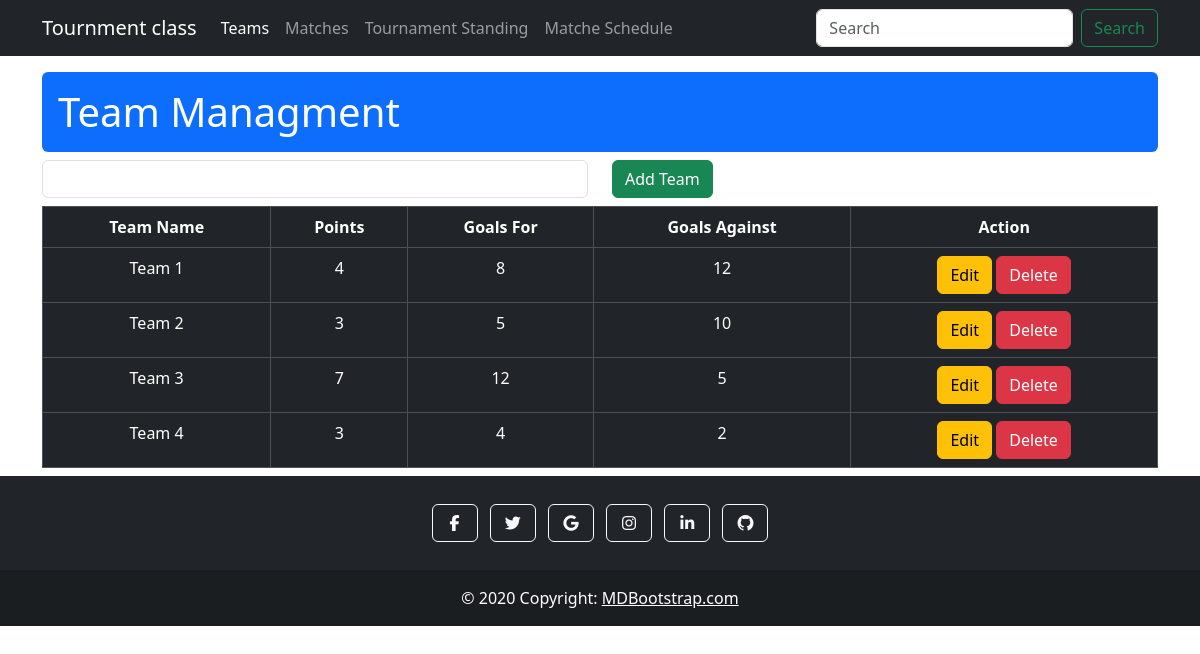
/teams.php, run on the app's committed database.
### tables this page shows
CREATE TABLE `teams` (
  `id` int(11) NOT NULL,
  `class_name` varchar(255) NOT NULL,
  `points` int(11) NOT NULL,
  `goals_scored` int(11) NOT NULL,
  `goals_aginest` int(11) NOT NULL
);

### teams.php (the view, shortened to what this page needs)
<?php include "./includes/header.php" ?>
<h1 class="bg-primary text-white p-3 rounded">Team Managment</h1>
<form action="" method="post">
    <div class="row">
        <div class="col-md-6">
            <input type="text" name="class_name" class="form-control">
        </div>
        <div class="col-md-2">
            <button class="btn btn-success">Add Team</button>
        </div>
    </div>
</form>
<table class="table table-hover table-dark table-bordered my-2 text-center">
    <tr>
        <th>Team Name</th>
        <th>Points</th>
        <th>Goals For</th>
        <th>Goals Against</th>
        <th>Action</th>
    </tr>
    <tbody>
        <?php
        $teams=$pdo->query("SELECT * FROM `teams`");
        foreach($teams as $team) { ?>
        <tr>
            <td><?= $team['class_name'] ?></td>
            <td><?= $team['points'] ?></td>
            <td><?= $team['goals_scored'] ?></td>
            <td><?= $team['goals_aginest'] ?></td>
            <td>
                <a href="Edit" class="btn btn-warning">Edit</a>
                <a href="Edit" class="btn btn-danger">Delete</a>
            </td>
        </tr>
        <?php }
        ?>
    </tbody>
</table>
<?php include "./includes/footer.php" ?>

### data on the page
teams: class_name "Team 1", points "4", goals_scored "8", goals_aginest "12"
teams: class_name "Team 2", points "3", goals_scored "5", goals_aginest "10"
teams: class_name "Team 3", points "7", goals_scored "12", goals_aginest "5"
teams: class_name "Team 4", points "3", goals_scored "4", goals_aginest "2"
